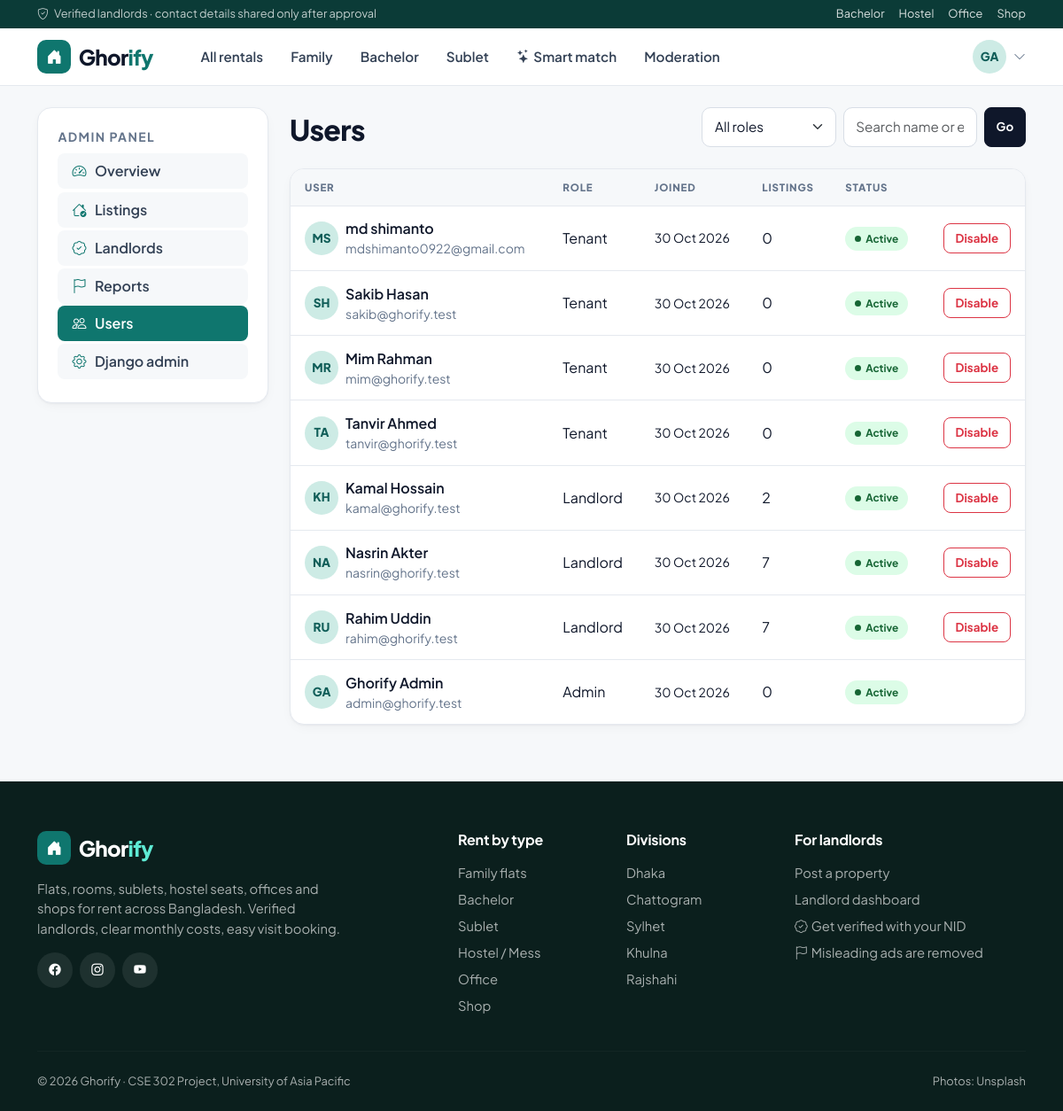
Page /dashboard/admin/users/ (signed in) on the committed database.
### accounts/models.py (models this page shows, shortened)
class User(AbstractUser):
    objects = GhorifyUserManager()
    class Role(models.TextChoices):
        TENANT = 'tenant', 'Tenant'
        LANDLORD = 'landlord', 'Landlord'
        ADMIN = 'admin', 'Admin'
    email = models.EmailField(unique=True)
    role = models.CharField(max_length=10, choices=Role.choices, default=Role.TENANT)
    phone = models.CharField(max_length=14, blank=True, validators=[phone_validator])
    avatar = models.ImageField(upload_to=avatar_upload_path, blank=True, null=True)
    bio = models.TextField(blank=True, max_length=500)
    class Meta:
        ordering = ['-date_joined']
    @property
    def is_tenant(self):
        return self.role == self.Role.TENANT
    @property
    def is_landlord(self):
        return self.role == self.Role.LANDLORD
    @property
    def is_platform_admin(self):
        return self.role == self.Role.ADMIN or self.is_superuser
    @property
    def display_name(self):
        return self.get_full_name() or self.username
    @property
    def initials(self):
        name = self.display_name.split()
        return ''.join(part[0] for part in name[:2]).upper()

### dashboard/views.py (the view)
# urls.py: path('admin/users/', views.user_list, name='users'),
@admin_required
def user_list(request):
    role = request.GET.get('role', '')
    q = request.GET.get('q', '').strip()
    users = User.objects.annotate(listing_count=Count('properties')).order_by('-date_joined')
    if role in User.Role.values:
        users = users.filter(role=role)
    if q:
        users = users.filter(Q(username__icontains=q) | Q(email__icontains=q) |
                             Q(first_name__icontains=q) | Q(last_name__icontains=q))
    page = Paginator(users, 15).get_page(request.GET.get('page'))
    return render(request, 'dashboard/users.html', {'page': page, 'role': role, 'q': q, 'roles': User.Role.choices})

### interactions/context_processors.py (called while the page is built)
def compare_count(request):
    user = getattr(request, 'user', None)
    if not (user and user.is_authenticated and user.is_tenant):
        return {}
    comparison = user.comparisons.first()
    return {'compare_count': comparison.items.count() if comparison else 0}

### templates/dashboard/users.html (shortened to what this page needs)
{% extends 'dashboard/_admin_base.html' %}
{% block admin_content %}
<div class="d-flex flex-wrap justify-content-between align-items-end gap-3 mb-4">
  <h1 class="mb-0" style="font-size:2rem">Users</h1>
  <form method="get" class="d-flex gap-2">
    <select name="role" class="form-select form-select-sm" onchange="this.form.submit()">
      <option value="">All roles</option>
    </select>
    <input name="q" value="{{ q }}" class="form-control form-control-sm" placeholder="Search name or email">
    <button class="btn btn-sm btn-dark">Go</button>
  </form>
</div>
<div class="gh-card overflow-hidden">
  <div class="table-responsive">
    <table class="gh-table">
      <thead><tr><th>User</th><th>Role</th><th>Joined</th><th>Listings</th><th>Status</th><th></th></tr></thead>
      <tbody>
      {% for u in page.object_list %}
        <tr>
          <td><div class="d-flex align-items-center gap-2"><span class="avatar">{{ u.initials }}</span><div><div class="fw-semibold">{{ u.display_name }}</div><div class="small text-muted">{{ u.email }}</div></div></div></td>
          <td>{{ u.get_role_display }}</td>
          <td class="small">{{ u.date_joined|date:'d M Y' }}</td>
          <td>{{ u.listing_count }}</td>
          <td>{% if u.is_active %}<span class="status status-approved">Active</span>{% else %}<span class="status status-cancelled">Disabled</span>{% endif %}</td>
          <td class="text-end">
            {% if u != user and not u.is_superuser %}
            <form method="post" action="{% url 'dashboard:toggle_user' u.pk %}">{% csrf_token %}
              <button class="btn btn-sm {% if u.is_active %}btn-outline-danger{% else %}btn-soft{% endif %}">{% if u.is_active %}Disable{% else %}Enable{% endif %}</button>
            </form>
            {% endif %}
          </td>
        </tr>
      {% endfor %}
      </tbody>
    </table>
  </div>
</div>
{% endblock %}

### templates/partials/navbar.html (shortened to what this page needs)
{% with url=request.resolver_match.url_name ns=request.resolver_match.namespace %}
<div class="top-strip d-none d-md-block">
  <div class="container d-flex justify-content-between">
    <span><i class="bi bi-shield-check me-1"></i> Verified landlords · contact details shared only after approval</span>
    <span class="d-flex gap-3">
      <a href="{% url 'properties:browse' %}?category=bachelor">Bachelor</a>
      <a href="{% url 'properties:browse' %}?category=hostel">Hostel</a>
      <a href="{% url 'properties:browse' %}?category=office">Office</a>
      <a href="{% url 'properties:browse' %}?category=shop">Shop</a>
    </span>
  </div>
</div>
<nav class="navbar navbar-expand-lg gh-nav sticky-top py-2">
  <div class="container">
    <a class="navbar-brand gh-brand" href="{% url 'properties:home' %}">
      <span class="logo"><i class="bi bi-house-door-fill"></i></span><span>Ghor<span class="accent">ify</span></span>
    </a>
    <div class="collapse navbar-collapse" id="mainNav">
      <ul class="navbar-nav ms-lg-4 me-auto gap-1 mt-3 mt-lg-0">
        <li class="nav-item"><a class="nav-link {% if url == 'browse' and not request.GET.category %}active{% endif %}" href="{% url 'properties:browse' %}">All rentals</a></li>
        <li class="nav-item"><a class="nav-link {% if request.GET.category == 'family' %}active{% endif %}" href="{% url 'properties:browse' %}?category=family">Family</a></li>
        <li class="nav-item"><a class="nav-link {% if request.GET.category == 'bachelor' %}active{% endif %}" href="{% url 'properties:browse' %}?category=bachelor">Bachelor</a></li>
        <li class="nav-item"><a class="nav-link {% if request.GET.category == 'sublet' %}active{% endif %}" href="{% url 'properties:browse' %}?category=sublet">Sublet</a></li>
        <li class="nav-item"><a class="nav-link {% if ns == 'search' and url == 'search' %}active{% endif %}" href="{% url 'search:search' %}"><i class="bi bi-stars me-1"></i>Smart match</a></li>
        {% if user.is_authenticated and user.is_tenant %}
          <li class="nav-item"><a class="nav-link {% if url == 'compare' or url == 'comparison' %}active{% endif %}" href="{% url 'interactions:compare' %}">Compare{% if compare_count %}<span class="nav-badge">{{ compare_count }}</span>{% endif %}</a></li>
        {% elif user.is_authenticated and user.is_landlord %}
          <li class="nav-item"><a class="nav-link {% if url == 'mine' %}active{% endif %}" href="{% url 'properties:mine' %}">My listings</a></li>
          <li class="nav-item"><a class="nav-link {% if url == 'incoming' %}active{% endif %}" href="{% url 'interactions:incoming' %}">Requests</a></li>
        {% elif user.is_authenticated and user.is_platform_admin %}
          <li class="nav-item"><a class="nav-link {% if url == 'moderation' %}active{% endif %}" href="{% url 'dashboard:moderation' %}">Moderation</a></li>
        {% endif %}
      </ul>
      <div class="d-flex align-items-center gap-2 mt-3 mt-lg-0">
        {% if user.is_authenticated %}
          <div class="dropdown">
            <a href="#" class="d-flex align-items-center gap-2 text-reset" data-bs-toggle="dropdown" aria-expanded="false">
              {% if user.avatar %}<img src="{{ user.avatar.url }}" class="avatar" alt="">{% else %}<span class="avatar">{{ user.initials }}</span>{% endif %}
              <i class="bi bi-chevron-down small text-muted"></i>
            </a>
          </div>
        {% else %}
          <a href="{% url 'accounts:login' %}" class="btn btn-sm btn-soft"><i class="bi bi-person me-1"></i>Log in</a>
        {% endif %}
      </div>
    </div>
  </div>
</nav>
{% endwith %}

### static/css/ghorify.css (style rules this page uses)
:root { --gh-primary: #0f766e; --gh-primary-dark: #115e59; --gh-primary-light: #14b8a6; --gh-soft: #e8f6f3; --gh-soft-2: #cdebe5; --gh-accent: #f97316; --gh-accent-dark: #ea580c; --gh-dark: #0b3b37; --gh-ink: #0f172a; --gh-muted: #64748b; --gh-line: #e5e9ef; --gh-bg: #f6f8fa; --gh-green: #16a34a; --gh-amber: #d97706; --gh-red: #dc2626; --gh-radius: 16px; --gh-radius-sm: 10px; --gh-shadow: 0 1px 2px rgba(15, 23, 42, .04), 0 4px 16px -6px rgba(15, 23, 42, .08); --gh-shadow-lg: 0 18px 40px -16px rgba(15, 23, 42, .25); --bs-body-font-family: 'Plus Jakarta Sans', system-ui, -apple-system, 'Segoe UI', sans-serif; --bs-body-color: var(--gh-ink); --bs-body-bg: var(--gh-bg); --bs-primary: var(--gh-primary); --bs-primary-rgb: 15, 118, 110; --bs-link-color: var(--gh-primary); --bs-link-color-rgb: 15, 118, 110; --bs-link-hover-color: var(--gh-primary-dark); --bs-border-color: var(--gh-line); }
body { background: var(--gh-bg); color: var(--gh-ink); -webkit-font-smoothing: antialiased; }
h1, h2, h3, h4, h5, h6, .display-font { font-family: var(--bs-body-font-family); color: var(--gh-ink); font-weight: 800; letter-spacing: -.02em; }
.text-muted, .text-secondary { color: var(--gh-muted) !important; }
a { text-decoration: none; }
.btn { border-radius: 10px; font-weight: 700; padding: .6rem 1.15rem; transition: all .15s ease; }
.btn-sm { padding: .38rem .8rem; font-size: .84rem; border-radius: 8px; }
.btn-dark { --bs-btn-bg: var(--gh-ink); --bs-btn-border-color: var(--gh-ink); --bs-btn-hover-bg: #1e293b; --bs-btn-hover-border-color: #1e293b; }
.top-strip { background: var(--gh-dark); color: rgba(255, 255, 255, .75); font-size: .8rem; padding: .4rem 0; }
.top-strip a { color: rgba(255, 255, 255, .85); }
.gh-nav { background: #fff; border-bottom: 1px solid var(--gh-line); }
.gh-brand { font-weight: 800; font-size: 1.5rem; color: var(--gh-ink) !important; display: flex; align-items: center; gap: .55rem; letter-spacing: -.03em; }
.gh-brand .logo { width: 38px; height: 38px; border-radius: 10px; display: grid; place-items: center; color: #fff; background: var(--gh-primary); font-size: 1.1rem; }
.gh-brand span.accent { color: var(--gh-primary); }
.gh-nav .nav-link { font-weight: 600; color: #334155; border-radius: 8px; padding: .5rem .85rem !important; font-size: .95rem; }
.avatar { width: 38px; height: 38px; border-radius: 50%; object-fit: cover; display: inline-grid; place-items: center; background: var(--gh-soft-2); color: var(--gh-primary-dark); font-weight: 800; font-size: .85rem; flex-shrink: 0; }
.gh-card { background: #fff; border: 1px solid var(--gh-line); border-radius: var(--gh-radius); box-shadow: var(--gh-shadow); }
.status { display: inline-flex; align-items: center; gap: .35rem; font-size: .74rem; font-weight: 700; padding: .28rem .65rem; border-radius: 999px; white-space: nowrap; }
.status::before { content: ''; width: 7px; height: 7px; border-radius: 50%; background: currentColor; }
.status-approved, .status-verified, .status-resolved { background: #dcfce7; color: #166534; }
.form-control, .form-select { border-radius: 10px; border-color: #d8dee6; padding: .62rem .85rem; background-color: #fff; font-size: .95rem; }
.gh-table { width: 100%; }
.gh-table th { font-size: .72rem; text-transform: uppercase; letter-spacing: .07em; color: var(--gh-muted); font-weight: 800; padding: .75rem 1rem; border-bottom: 1px solid var(--gh-line); background: var(--gh-bg); }
.gh-table td { padding: .85rem 1rem; border-bottom: 1px solid var(--gh-line); vertical-align: middle; }
.gh-table tr:last-child td { border-bottom: 0; }

### rows in the picture
User: initials "GA", display_name "Ghorify Admin", email "admin@ghorify.test", role "Admin", date_joined "30 Oct 2026", listing_count "0", is_active "Active"
User: initials "MS", display_name "md shimanto", email "mdshimanto0922@gmail.com", role "Tenant", date_joined "30 Oct 2026", listing_count "0", is_active "Active"
User: initials "SH", display_name "Sakib Hasan", email "sakib@ghorify.test", role "Tenant", date_joined "30 Oct 2026", listing_count "0", is_active "Active"
User: initials "MR", display_name "Mim Rahman", email "mim@ghorify.test", role "Tenant", date_joined "30 Oct 2026", listing_count "0", is_active "Active"
User: initials "TA", display_name "Tanvir Ahmed", email "tanvir@ghorify.test", role "Tenant", date_joined "30 Oct 2026", listing_count "0", is_active "Active"
User: initials "KH", display_name "Kamal Hossain", email "kamal@ghorify.test", role "Landlord", date_joined "30 Oct 2026", listing_count "2", is_active "Active"
User: initials "NA", display_name "Nasrin Akter", email "nasrin@ghorify.test", role "Landlord", date_joined "30 Oct 2026", listing_count "7", is_active "Active"
User: initials "RU", display_name "Rahim Uddin", email "rahim@ghorify.test", role "Landlord", date_joined "30 Oct 2026", listing_count "7", is_active "Active"
